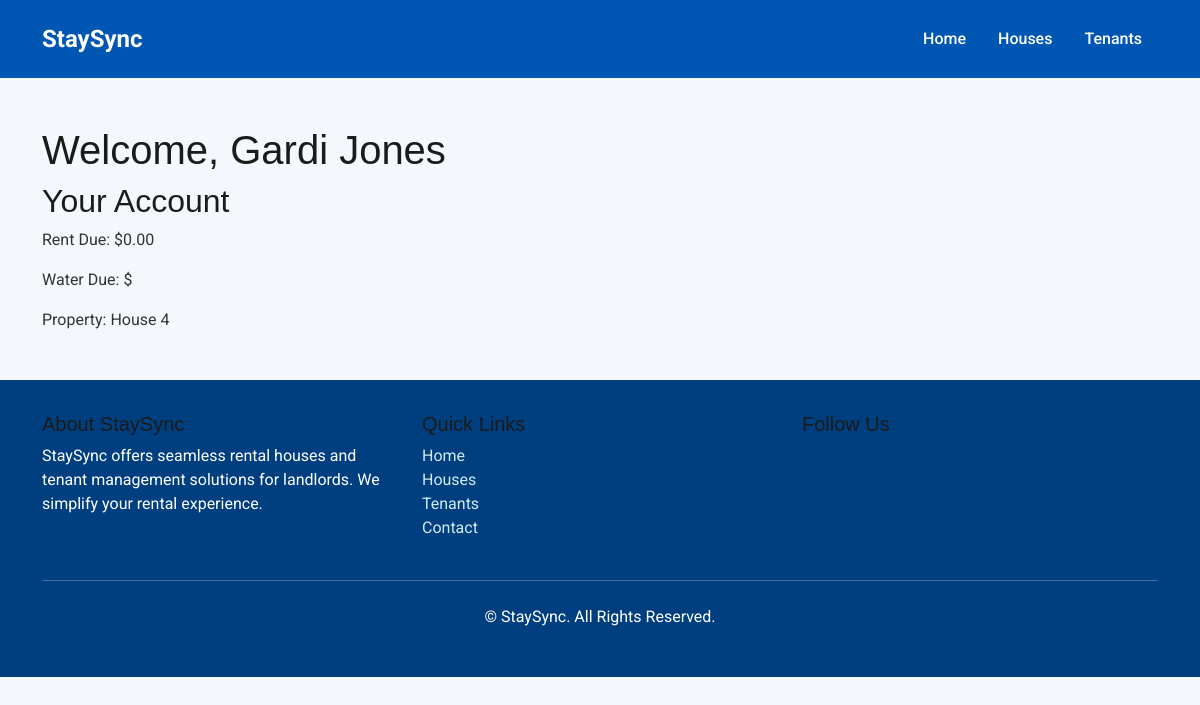
The page /tenant/3/ on the database its author committed.
### rental_system/models.py (models this page shows, shortened)
class Tenant(models.Model):
    name = models.CharField(max_length=255)
    phone = models.CharField(max_length=15)
    email = models.EmailField()
    property = models.ForeignKey('Property', on_delete=models.SET_NULL, null=True, related_name='tenants')
    rent_due = models.DecimalField(max_digits=10, decimal_places=2, default=0)
    move_in_date = models.DateField()
    move_out_date = models.DateField(null=True, blank=True)

class Property(models.Model):
    name = models.CharField(max_length=220)
    address = models.TextField()
    rent = models.DecimalField(max_digits=10, decimal_places=2)
    is_vacant = models.BooleanField(default=False)
    image = models.ImageField(upload_to='property_images/')
    area = models.CharField(max_length=100)
    beds = models.IntegerField(default=0)
    baths = models.IntegerField(default=0)
    garages = models.IntegerField(default=0)

### rental_system/views.py (the view)
# urls.py: path('tenant/<int:tenant_id>/', views.tenant_dashboard, name='tenant_dashboard'),
def tenant_dashboard(request, tenant_id):
    tenant = Tenant.objects.get(id=tenant_id)
    return render(request, 'tenant_dashboard.html', {'tenant': tenant})

### templates/tenant_dashboard.html (shortened to what this page needs)
{% extends 'base.html' %}
{% block content %}
<h1>Welcome, {{ tenant.name }}</h1>
<h2>Your Account</h2>
<p>Rent Due: ${{ tenant.rent_due }}</p>
<p>Water Due: ${{ tenant.water_due }}</p>
<p>Property: {{ tenant.property.name }}</p>
{% endblock %}

### static/assets/css/main.css (style rules this page uses)
body { font-family: "Segoe UI", system-ui, sans-serif; color: #d58e6f; }
:root { --default-font: "Roboto", system-ui, -apple-system, "Segoe UI", Roboto, "Helvetica Neue", Arial, "Noto Sans", "Liberation Sans", sans-serif, "Apple Color Emoji", "Segoe UI Emoji", "Segoe UI Symbol", "Noto Color Emoji"; --heading-font: "Raleway", sans-serif; --nav-font: "Poppins", sans-serif; }
:root { --background-color: #ffffff; --default-color: #444444; --heading-color: #1b1b1b; --accent-color: #2eca6a; --surface-color: #ffffff; --contrast-color: #ffffff; }
:root { --nav-color: #444444; --nav-hover-color: #000000; --nav-mobile-background-color: #ffffff; --nav-dropdown-background-color: #ffffff; --nav-dropdown-color: #444444; --nav-dropdown-hover-color: #2eca6a; }
:root { scroll-behavior: smooth; }
body { color: var(--default-color); background-color: var(--background-color); font-family: var(--default-font), fantasy; }
h1, h2, h3, h4, h5, h6 { color: var(--heading-color); font-family: var(--heading-font), monospace; }

### templates/base.html (style rules this page uses)
body { font-family: 'Roboto', sans-serif; background-color: #f4f8fc; color: #333; }

### rows shown on the page
Tenant: name "Gardi Jones", rent_due "0.00", property.name "House 4"
